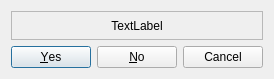
<?xml version="1.0" encoding="UTF-8"?>
<ui version="4.0">
 <class>DialogYesNoCancel</class>
 <widget class="QDialog" name="DialogYesNoCancel">
  <property name="geometry">
   <rect>
    <x>0</x>
    <y>0</y>
    <width>262</width>
    <height>79</height>
   </rect>
  </property>
  <property name="windowTitle">
   <string>Dialog</string>
  </property>
  <layout class="QVBoxLayout" name="verticalLayout">
   <item>
    <widget class="QLabel" name="label">
     <property name="minimumSize">
      <size>
       <width>0</width>
       <height>20</height>
      </size>
     </property>
     <property name="frameShape">
      <enum>QFrame::StyledPanel</enum>
     </property>
     <property name="frameShadow">
      <enum>QFrame::Sunken</enum>
     </property>
     <property name="lineWidth">
      <number>5</number>
     </property>
     <property name="midLineWidth">
      <number>0</number>
     </property>
     <property name="text">
      <string>TextLabel</string>
     </property>
     <property name="alignment">
      <set>Qt::AlignCenter</set>
     </property>
    </widget>
   </item>
   <item>
    <widget class="QDialogButtonBox" name="buttonBox">
     <property name="orientation">
      <enum>Qt::Horizontal</enum>
     </property>
     <property name="standardButtons">
      <set>QDialogButtonBox::Cancel|QDialogButtonBox::No|QDialogButtonBox::Yes</set>
     </property>
    </widget>
   </item>
  </layout>
 </widget>
 <resources/>
 <connections>
  <connection>
   <sender>buttonBox</sender>
   <signal>accepted()</signal>
   <receiver>DialogYesNoCancel</receiver>
   <slot>accept()</slot>
   <hints>
    <hint type="sourcelabel">
     <x>248</x>
     <y>254</y>
    </hint>
    <hint type="destinationlabel">
     <x>157</x>
     <y>274</y>
    </hint>
   </hints>
  </connection>
  <connection>
   <sender>buttonBox</sender>
   <signal>rejected()</signal>
   <receiver>DialogYesNoCancel</receiver>
   <slot>reject()</slot>
   <hints>
    <hint type="sourcelabel">
     <x>316</x>
     <y>260</y>
    </hint>
    <hint type="destinationlabel">
     <x>286</x>
     <y>274</y>
    </hint>
   </hints>
  </connection>
 </connections>
</ui>
